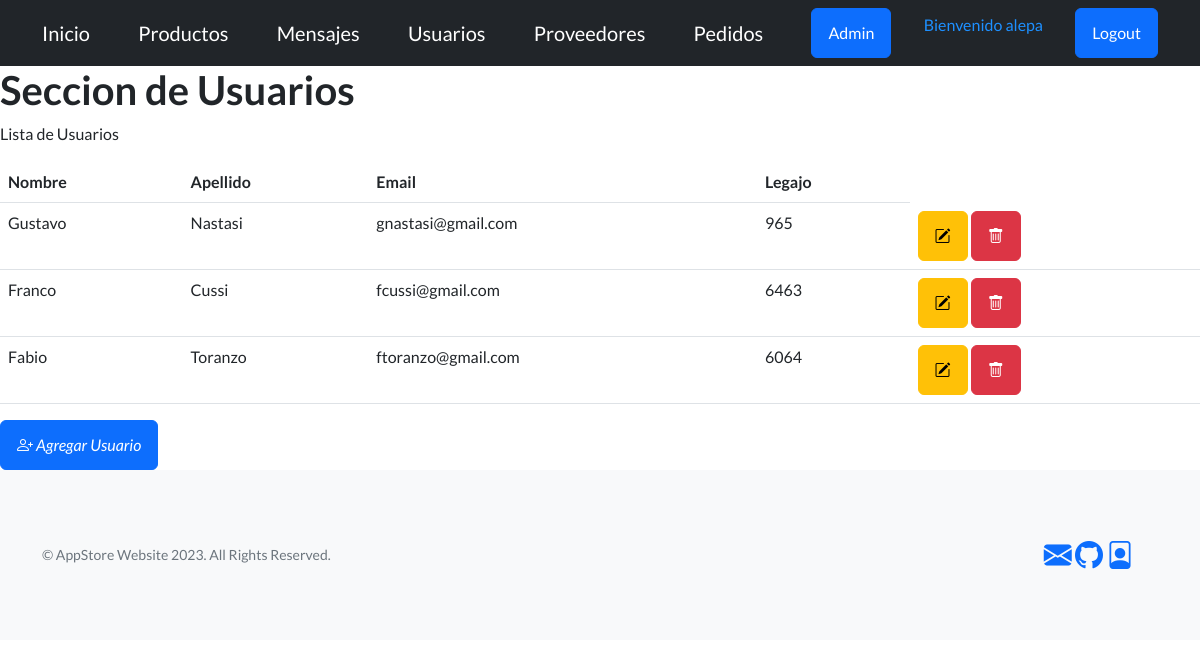
Screenshot of /app-store/usuarios/ (signed in) with the database file from the repository.
### AppStore/models.py (models this page shows, shortened)
class Usuario(models.Model):
    nombre = models.CharField(max_length=30)
    apellido = models.CharField(max_length=30)
    email = models.EmailField(null=True)
    nroLegajo = models.IntegerField()
    user = models.OneToOneField(User, on_delete=models.CASCADE , null=True)

### AppStore/views.py (the view)
# urls.py: path('usuarios/', usuarios ,name='Usuarios'),
@staff_member_required(login_url='/app-store/login')
def usuarios(req):
    lista = Usuario.objects.all()
    return render(req,"usuarios.html" , {"usuarios": lista})

### AppStore/templates/usuarios.html
{% extends 'main.html' %}
{% block bloqueMutable %}
            <h1>Seccion de Usuarios</h1>
            <p>
                Lista de Usuarios
            </p>
            <table class="table">
                <thead>
                    <tr>
                        <th scope="col">Nombre</th>
                        <th scope="col">Apellido</th>
                        <th scope="col">Email</th>
                        <th scope="col">Legajo</th>
                    </tr>
                </thead>
                <tbody>
                    {% for usuario in usuarios %}
                    <tr>
                        <td>{{ usuario.nombre }}</td>
                        <td>{{ usuario.apellido }}</td>
                        <td>{{ usuario.email }}</td>
                        <td>{{ usuario.nroLegajo }}</td>
                         <td><a type="button" class="btn btn-warning" href="{% url 'ActualizarUsuario' usuario.id %}"><i class="bi bi-pencil-square"></i></a>
                            <a type="button" class="btn btn-danger" href="{% url 'EliminaUsuario' usuario.id %}"><i class="bi bi-trash"></i></a>
                        </td>
                    </tr>
                    {% endfor %}
                </tbody>
            </table>
            <a class="btn btn-primary" href="{% url 'Registrar' %}" role="button"><i class="bi bi-person-plus"> Agregar Usuario</i></a>
{% endblock bloqueMutable %}

### AppStore/templates/navbar.html
<nav class="navbar navbar-dark bg-dark static-top">
    <div class="container">
        <a class="navbar-brand" href="{% url 'Inicio' %}">Inicio</a>
        {% if user.is_authenticated %}
        <a class="navbar-brand" href="{% url 'Productos' %}">Productos</a>
        <a class="navbar-brand" href="{% url 'Mensajes' %}">Mensajes</a>
        {% if user.is_staff %}
        <a class="navbar-brand" href="{% url 'Usuarios' %}">Usuarios</a>
        <a class="navbar-brand" href="{% url 'Proveedores' %}">Proveedores</a>
        <a class="navbar-brand" href="{% url 'Pedidos' %}">Pedidos</a>
        <a class="btn btn-primary" href="/admin">Admin</a>
        {% endif %}
        <p style="color:DodgerBlue;">Bienvenido {{user.username}}</p>
        <a class="btn btn-primary" href="{% url 'Logout' %}">Logout</a>
    {% else %}
        <a class="btn btn-primary" href="{% url 'Login' %}">Login</a>
    {% endif %}
    </div>
</nav>

### rows the page displays
Usuario: nombre "Gustavo", apellido "Nastasi", email "gnastasi@gmail.com", nroLegajo "965"
Usuario: nombre "Franco", apellido "Cussi", email "fcussi@gmail.com", nroLegajo "6463"
Usuario: nombre "Fabio", apellido "Toranzo", email "ftoranzo@gmail.com", nroLegajo "6064"

### other values shown
{{ user.username }} "alepa"
